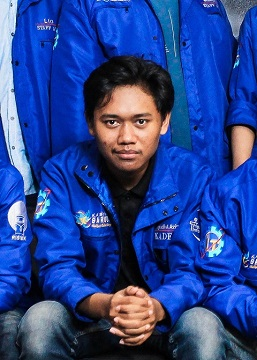
#> input picture sandbox/face_detection/non_face_photo/01.jpg, 257 x 360 px; its folder holds only this picture in this run
$ python non_face.py
#> lines starting #> are read from the running program, lines starting #| are printed output that depends on the picture; after the words box and inside, x2 and y2 are one past the last pixel; in counts of white or black regions, pixels touching at a corner belong together
import cv2
import os

PATH = os.path.abspath(os.path.dirname(__file__)) + '\\'
face_detector = cv2.CascadeClassifier('../cascade/haarcascade_frontalface_default.xml')

for file in os.listdir():
    if file.endswith(".jpg"):
        img = cv2.imread(file)
#> img is the input picture: shape (360, 257, 3); mean B, G, R 145.1, 67.9, 39.3
        gray = cv2.cvtColor(img, cv2.COLOR_BGR2GRAY)
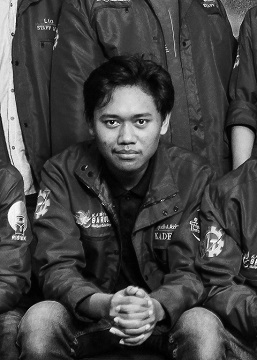
#> gray: shape (360, 257); min 0, max 254, mean 68.2

        faces = face_detector.detectMultiScale(
            gray,
            scaleFactor=1.5,
            minNeighbors=5,
            minSize=(50, 50),
            flags=cv2.CASCADE_SCALE_IMAGE
        )
#> faces = [[86, 90, 81, 81]]

        for (x, y, w, h) in faces:
            cv2.rectangle(img, (x, y), (x + w, y + h), (0, 255, 0), 2)
#> this loop made 1 pass
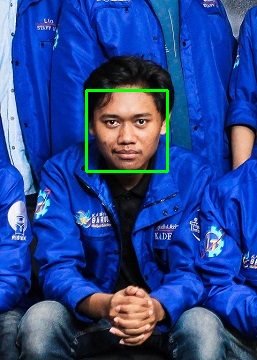
#> img: shape (360, 257, 3); 1.05% of pixels changed, all inside (x1, y1, x2, y2) = (85, 89, 169, 173)

        cv2.imshow(file, img)
        cv2.waitKey(0)
        cv2.destroyAllWindows()
